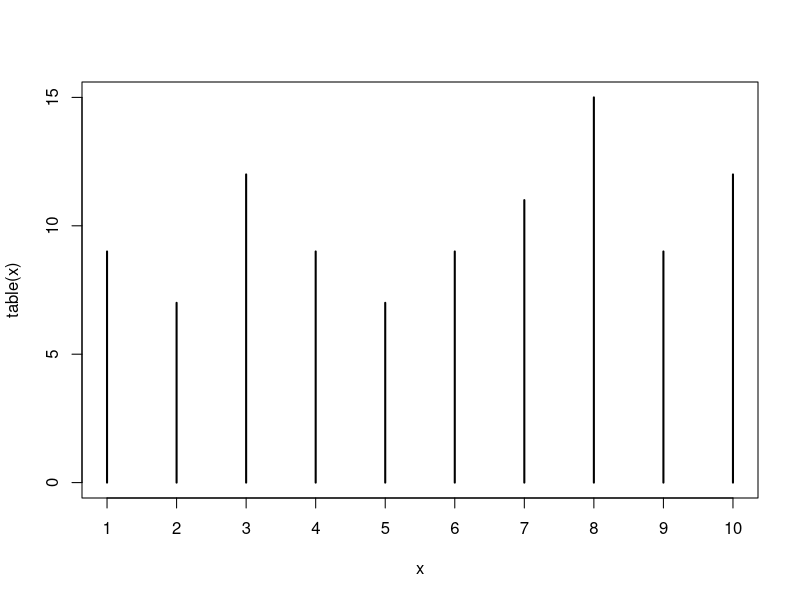
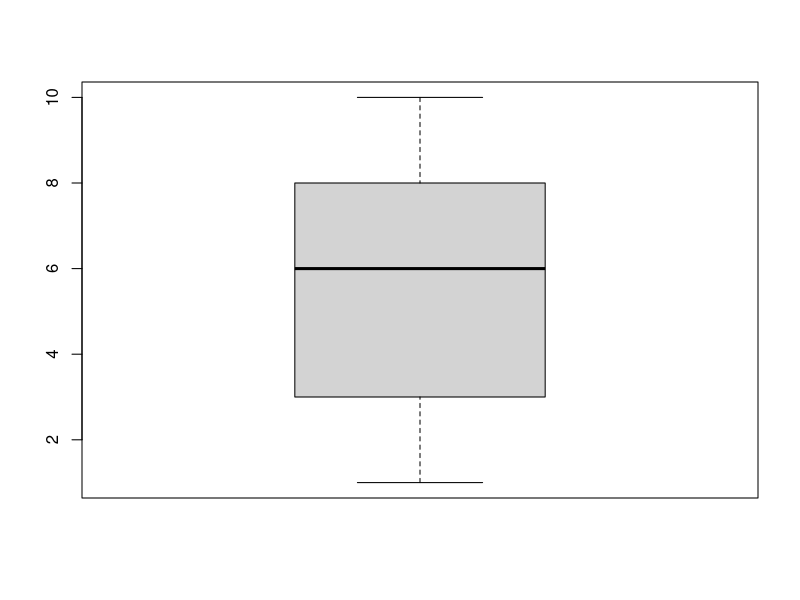
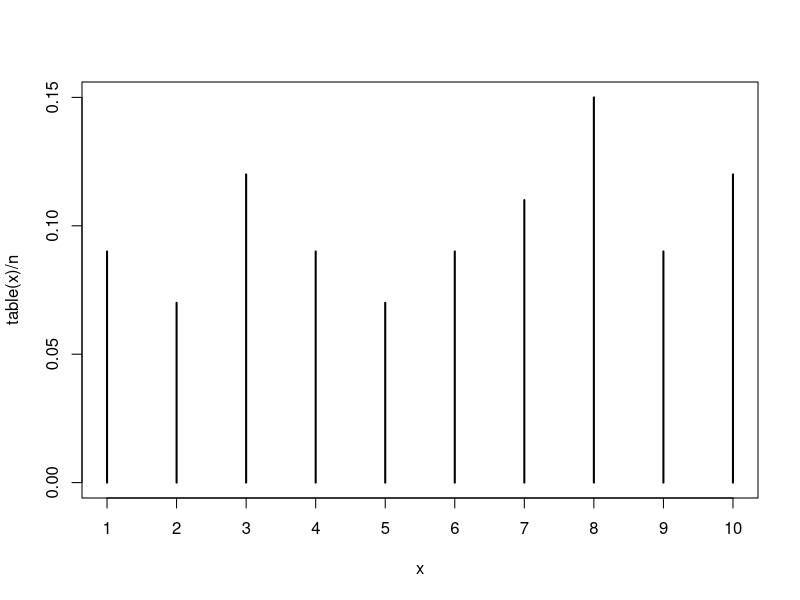
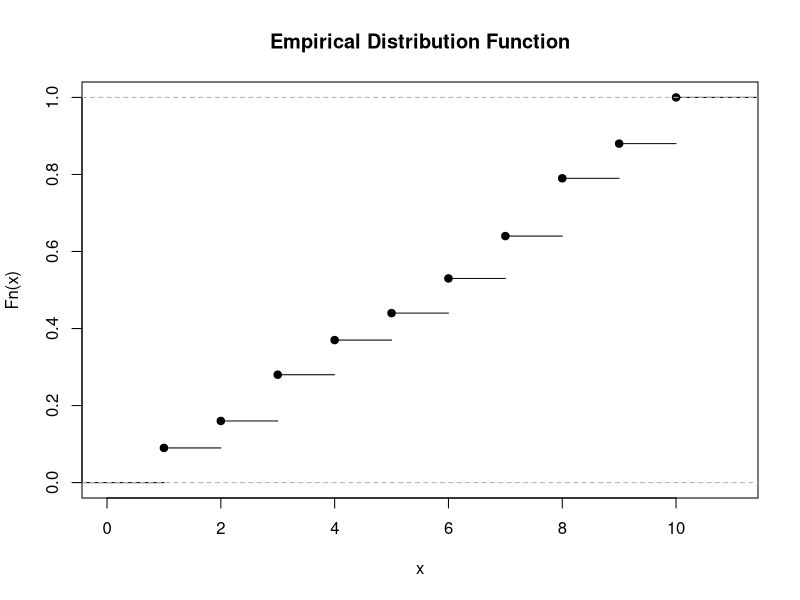

Write the R code that produced these figures, in order.
# Sampling
n <- 100
x <- sample(1:10, n, replace = TRUE)
summary(x)
mean(x)
plot(table(x))

median(x)
quantile(x)

sum((x - mean(x))^2) / n
# there's no R builtin function for population variance


sum((x - mean(x))^2) / (n - 1)
var(x) # R builtin function for sample variance

var(x) * (n - 1) / n


table(x)
boxplot(x)

# Relative frequencies
plot(table(x) / n)

# which sum up to 1
fi <- table(x) / n
fi
sum(fi)
cumsum(fi)

plot.ecdf(x, main = "Empirical Distribution Function")
